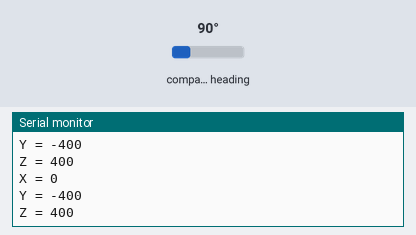
A sketch run on a simulated Arduino Uno, built with avr-gcc and run on an emulated ATmega328P. Shown: the last lines printed to the serial monitor. Wiring (inferred from the names in the program): HMC5883L compass at I2C address 0x1E. Inputs (shaded band) come from the test bench; at power-on: compass heading 90°.

Above: at 1.4 s.
1.5 s: compass heading set to 7°
At 2.3 s:
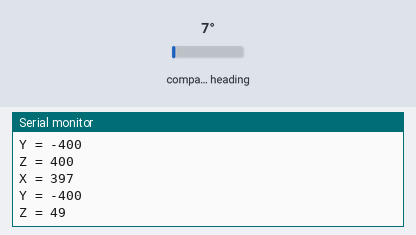
3.0 s: compass heading set to 180°
At 3.5 s:
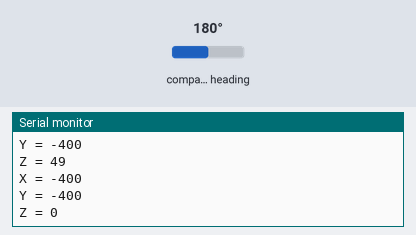
Timing chart, 0 to 6.0 s (numbered marks = the images above; inputs shaded):
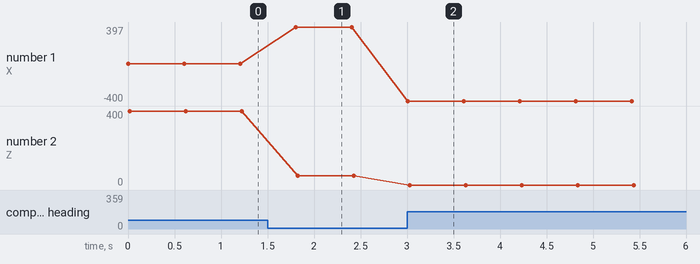

The sketch:

magnetometr.ino
```cpp
#include <Wire.h> // подключаем I2C библиотеку
#define addr 0x1E // I2C 7-битный адрес датчика HMC5883

void setup() {
    Serial.begin(9600); // инициализация последовательного порта
    Wire.begin(); // инициализация I2C

    // Задаём режим работы датчика HMC5883:
    Wire.beginTransmission(addr);
    Wire.write(0x00); // выбираем регистр управления CRA (00)
    Wire.write(0x70); // записываем в него 0x70 [усреднение по 8 точкам, 15 Гц, нормальные измерения]
    Wire.write(0xA0); // записываем в регистр CRB (01) 0xA0 [чувствительность = 5]
    Wire.write(0x00); // записываем в регистр Mode (02) 0x00 [бесконечный режим измерения]
    Wire.endTransmission();
}


void getHeading()
{
  Wire.beginTransmission(addr);
  Wire.write(0x03); // переходим к регистру 0x03
  Wire.endTransmission();

  Wire.requestFrom(addr, 6); // запрашиваем 6 байтов
  while( Wire.available() )
  {
    int h = Wire.read(); // старший байт значения по оси X
    int l = Wire.read(); // младший байт значения по оси X
    int x = word(h, l);  // объединяем в двухбайтовое число

    int y = Wire.read(); // старший байт значения по оси Y
    y = y << 8; // сдвигаем влево на 8 битов
    y = y | Wire.read(); // объединяем с младшим байтом по OR

    int z = Wire.read() << 8; // читаем байт и сдвигаем влево на 8 битов
    z |= Wire.read(); // сокращённый синтаксис операции OR

    Serial.print("X = ");
    Serial.println(x, DEC);
    Serial.print("Y = ");
    Serial.println(y, DEC);
    Serial.print("Z = ");
    Serial.println(z, DEC);
    Serial.println();
  }

}

void loop() {

  getHeading();
  delay(600);
}

/*#include <Wire.h>
#include <MechaQMC5883.h>

MechaQMC5883 qmc;
void setup() {
  Wire.begin();
  Serial.begin(9600);
  qmc.init();
  //qmc.setMode(Mode_Continuous,ODR_200Hz,RNG_2G,OSR_256);
}

void loop() {
  int x, y, z;
  int azimuth;
  //float azimuth; //is supporting float too
  qmc.read(&x, &y, &z,&azimuth);
  //azimuth = qmc.azimuth(&y,&x);//you can get custom azimuth
  Serial.print("x: ");
  Serial.print(x);
  Serial.print(" y: ");
  Serial.print(y);
  Serial.print(" z: ");
  Serial.print(z);
  Serial.print(" a: ");
  Serial.print(azimuth);
  Serial.println();
  delay(300);
}*/
```

Measured:
- after the input at 1.5 s, the serial monitor: prints a new line after 0.31 s (image 1)
- after the input at 3.0 s, the serial monitor: prints a new line at once (image 2)
- plotted number 1: 0 → 397 after the input at 1.5 s
- plotted number 2: 400 → 49 after the input at 1.5 s
